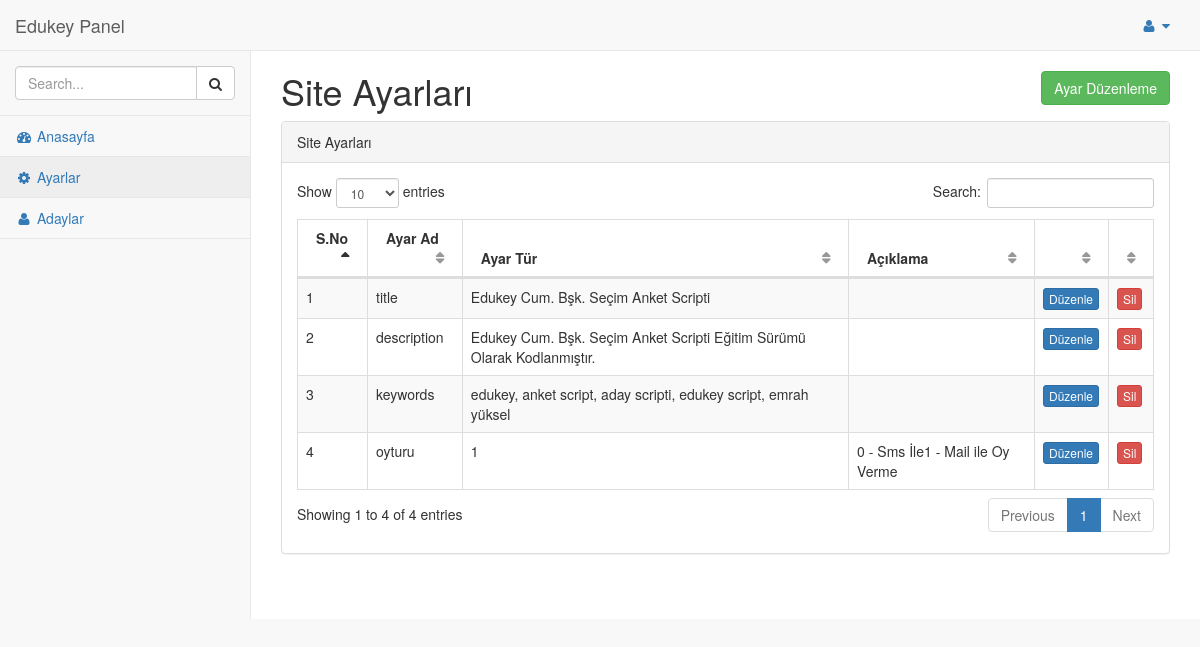
Screenshot of /nedmin/pages/ayarlar.php (signed in) with the database file from the repository.
### tables this page shows
CREATE TABLE `ayar` (
  `ayar_id` int(11) NOT NULL,
  `ayar_ad` varchar(250) NOT NULL,
  `ayar_tur` varchar(250) NOT NULL,
  `ayar_aciklama` varchar(250) NOT NULL
);

### nedmin/pages/ayarlar.php (the view, shortened to what this page needs)
<?php require_once 'header.php' ?>
<head>
</head>
<div id="page-wrapper">
  <div class="row">
    <div class="col-lg-9">
      <h1>Site Ayarları </h1>
    </div>
    <div style="margin-top:20px;" class="col-lg-3" align="right">
     <a href="ayar-ekle.php"> <button class="btn btn-success">Ayar Düzenleme</button></a>
   </div>
 </div>
 <div class="row">
   <div class="col-md-12">
    <div class="panel panel-default">
      <div class="panel-heading">
       Site Ayarları
     </div>
     <div class="panel-body">
      <table width="100%" class="table table-striped table-bordered table-hover" id="dataTables-example">
        <thead>
          <tr>
            <th>S.No</th>
            <th>Ayar Ad</th>
            <th>Ayar Tür</th>
            <th>Açıklama</th>
            <th></th>
            <th></th>
          </tr>
        </thead>
        <tbody>
          <?php
          $ayarsor=$db->prepare("SELECT * FROM ayar order by ayar_id ASC");
          $ayarsor->execute();
          $say=0;
          while($ayarcek=$ayarsor->fetch(PDO::FETCH_ASSOC)) { $say++;
           ?>
           <trclass="odd gradeX">
           <td width="5"><?php echo $say; ?></td>
           <td><?php echo $ayarcek['ayar_ad'] ?></td>
           <td><?php echo $ayarcek['ayar_tur'] ?></td>
           <td><?php echo $ayarcek['ayar_aciklama'] ?></td>
           <td width="20" class="center"><a href="ayar-duzenle.php?ayar_id=<?php echo $ayarcek['ayar_id'] ?>"><button class="btn btn-primary btn-xs">Düzenle</button></a></td>
           <td width="20" class="center"><a href="../netting/islem.php?ayarsil=ok&ayar_id=<?php echo $ayarcek['ayar_id'] ?>"><button class="btn btn-danger btn-xs">Sil</button></a></td>
         <?php } ?>
       </tbody>
     </table>
   </div>
 </div>
</div>
</div>
</div>
<?php require_once 'footer.php' ?>

### rows the page displays
ayar: ayar_ad "title", ayar_tur "Edukey Cum. Bşk. Seçim Anket Scripti"
ayar: ayar_ad "description", ayar_tur "Edukey Cum. Bşk. Seçim Anket Scripti Eğitim Sürümü Olarak Kodlanmıştır."
ayar: ayar_ad "keywords", ayar_tur "edukey, anket script, aday scripti, edukey script, emrah yüksel"
ayar: ayar_ad "oyturu", ayar_tur "1", ayar_aciklama "0 - Sms İle1 - Mail ile Oy Verme"
